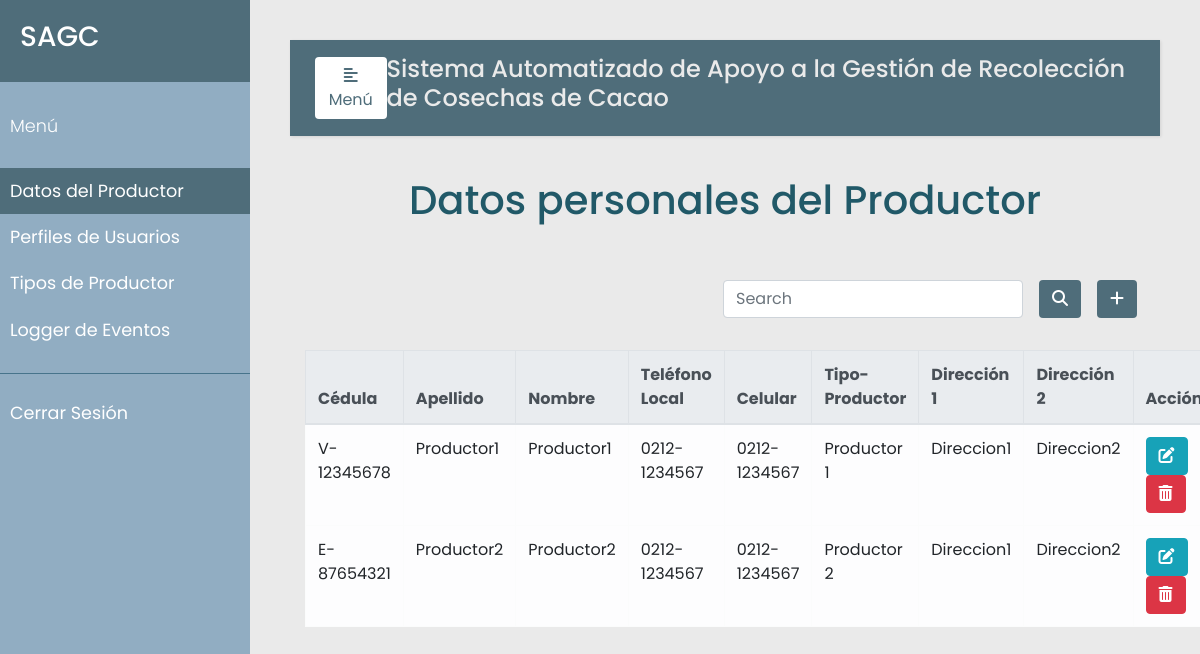
Page /productor/update/1 (signed in) on the earlier database version.
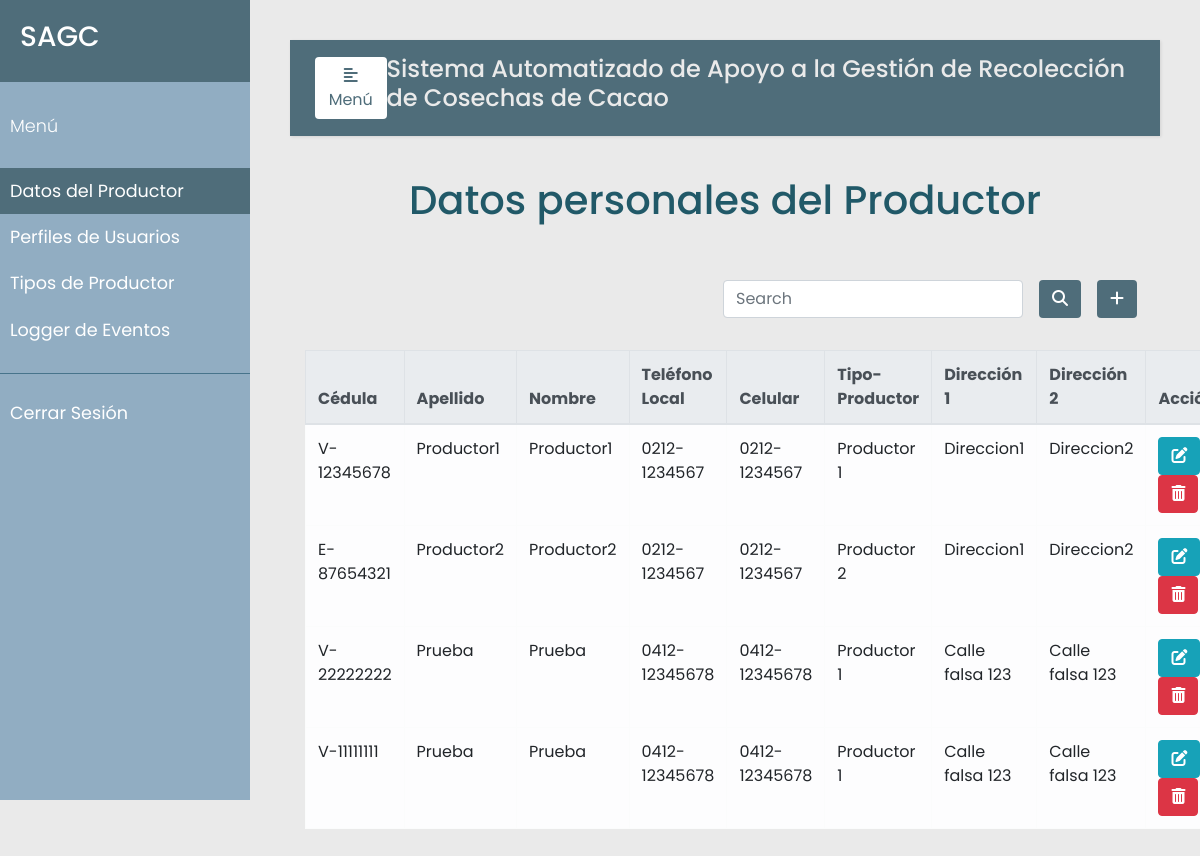
Same page on the later database version.
### models.py (models this page shows, shortened)
class Productor(db.Model):
    __tablename__ = 'productores'
    id = db.Column(db.Integer, primary_key=True)
    ci = db.Column(db.String(30), nullable=False, unique=True)
    nombre = db.Column(db.String(30), nullable=False)
    apellido = db.Column(db.String(30), nullable=False)
    telefono = db.Column(db.String(12), nullable=False)
    celular = db.Column(db.String(12), nullable=False)
    tipo_prod = db.Column(db.Integer, db.ForeignKey('tipo_prod.id'), nullable=False) # ForeignKey debe estar el nombre de la tabla a linkear
    direccion1= db.Column(db.String(120), nullable=False)
    direccion2 = db.Column(db.String(120))

class TipoProductor(db.Model):
    __tablename__ = 'tipo_prod'
    id = db.Column(db.Integer, primary_key=True)
    descripcion = db.Column(db.String(120), nullable=False, unique=True)
    producer = db.relationship('Productor', backref='tipo_productor', lazy=True)

### app.py (the view, shortened to what this page needs)
@app.route('/productor/update/<int:id>', methods=['GET', 'POST'])
@login_required
def update_productor(id):
    error=None
    tipo_prod = TipoProductor.query.all()
    productores = Productor.query.all()
    prod_to_update = Productor.query.get_or_404(id)
    return render_template('productor.html', error=error, admin=session['rol_admin'], productor=productores, tipo_prod=tipo_prod)

### app.py (called while the page is built)
def login_required(f):
    @wraps(f)
    def wrap(*args, **kwargs):
        if 'logged_in' in session:
            return f(*args, **kwargs)
        else:
            flash('Necesitas iniciar sesión primero')
            return redirect(url_for('login'))
    return wrap

### templates/productor.html (shortened to what this page needs)
{% extends "base.html" %}
{% block navbar %}
<li class="nav-item active">
    <a class="nav-link" href="{{url_for('productor')}}">Datos del Productor<span class="sr-only">(current)</span></a>
</li>
<li class="nav-item">
    <a class="nav-link" href="{{url_for('perfiles')}}">Perfiles de Usuarios</a>
</li>
<li class="nav-item">
  <a class="nav-link" href="{{url_for('tipo_productor')}}">Tipos de Productor</a>
</li>
<li class="nav-item">
    <a class="nav-link" href="{{url_for('eventos')}}">Logger de Eventos</a>
</li>
{% endblock %}
{% block sesion %}
<li class="nav-item">
  <a class="nav-link" href="{{url_for('logout')}}">Cerrar Sesión</a>
</li>
{% endblock %}
{% block content %}
    <div class="container h-100">
        <p class="text-center h1 fw-bold mb-5 mx-1 mx-md-4 mt-4">Datos personales del Productor</p>
        <div class="d-flex flex-row-reverse bd-highlight">
            <div class="p-2 bd-highlight">
              <button type="button" class="btn" style="color:#fff; background-color:#4F6D7A;" data-toggle="modal" data-target="#exampleModalLong">
                <i class="fa-solid fa-plus"></i>
              </button>
            </div>
            <div class="p-2 bd-highlight" style="display:flex; align-content: flex-end;">
              <form action='/productor/search' method="post" class="form-inline" style="justify-content: flex-end">
                <input class="form-control mr-3 w-75" type="text" placeholder="Search" aria-label="Buscar" name="search_productor">
                <button type="submit" id="search_productor" name="action-type" value="search" class="btn" style="color:#fff; background-color:#4F6D7A;">
                  <i class="fas fa-search" aria-hidden="true"></i>
                </button>
              </form>
            </div>
        </div>
        <br>
        <table class="table table-bordered table-light table-hover">
          <thead class="thead-light">
            <tr>
              <th scope="col">Cédula</th>
              <th scope="col">Apellido</th>
              <th scope="col">Nombre</th>
              <th scope="col">Teléfono Local</th>
              <th scope="col">Celular</th>
              <th scope="col">Tipo-Productor</th>
              <th scope="col">Dirección 1</th>
              <th scope="col">Dirección 2</th>
              <th scope="col">Acción</th>
            </tr>
          </thead>
          <tbody>
            {% for u in productor %}
            <tr>
              <td>{{u.ci}}</td>
              <td>{{u.nombre}}</td>
              <td>{{u.apellido}}</td>
              <td>{{u.telefono}}</td>
              <td>{{u.celular}}</td>
              <td>{{u.tipo_productor.descripcion}}</td>
              <td>{{u.direccion1}}</td>
              <td>{{u.direccion2}}</td>
              <td>
                <button type="button" class="btn btn-info" data-toggle="modal" data-target="#edit-modal-{{u.id}}">
                  <i class="fas fa-edit"></i>
                </button>
                <button type="button" class="btn btn-danger" data-toggle="modal" data-target="#delete-modal-{{u.id}}">
                  <i class="fas fa-trash-alt"></i>
                </button>
              </td>
            </tr>
            {% endfor %}
          </tbody>
        </table>
    </div>
{% endblock %}

Differences in the rows shown:
added Productor: ci "V-22222222", nombre "Prueba", apellido "Prueba", telefono "0412-12345678", celular "0412-12345678", tipo_productor.descripcion "Productor 1", direccion1 "Calle falsa 123", direccion2 "Calle falsa 123"
added Productor: ci "V-11111111", nombre "Prueba", apellido "Prueba", telefono "0412-12345678", celular "0412-12345678", tipo_productor.descripcion "Productor 1", direccion1 "Calle falsa 123", direccion2 "Calle falsa 123"
